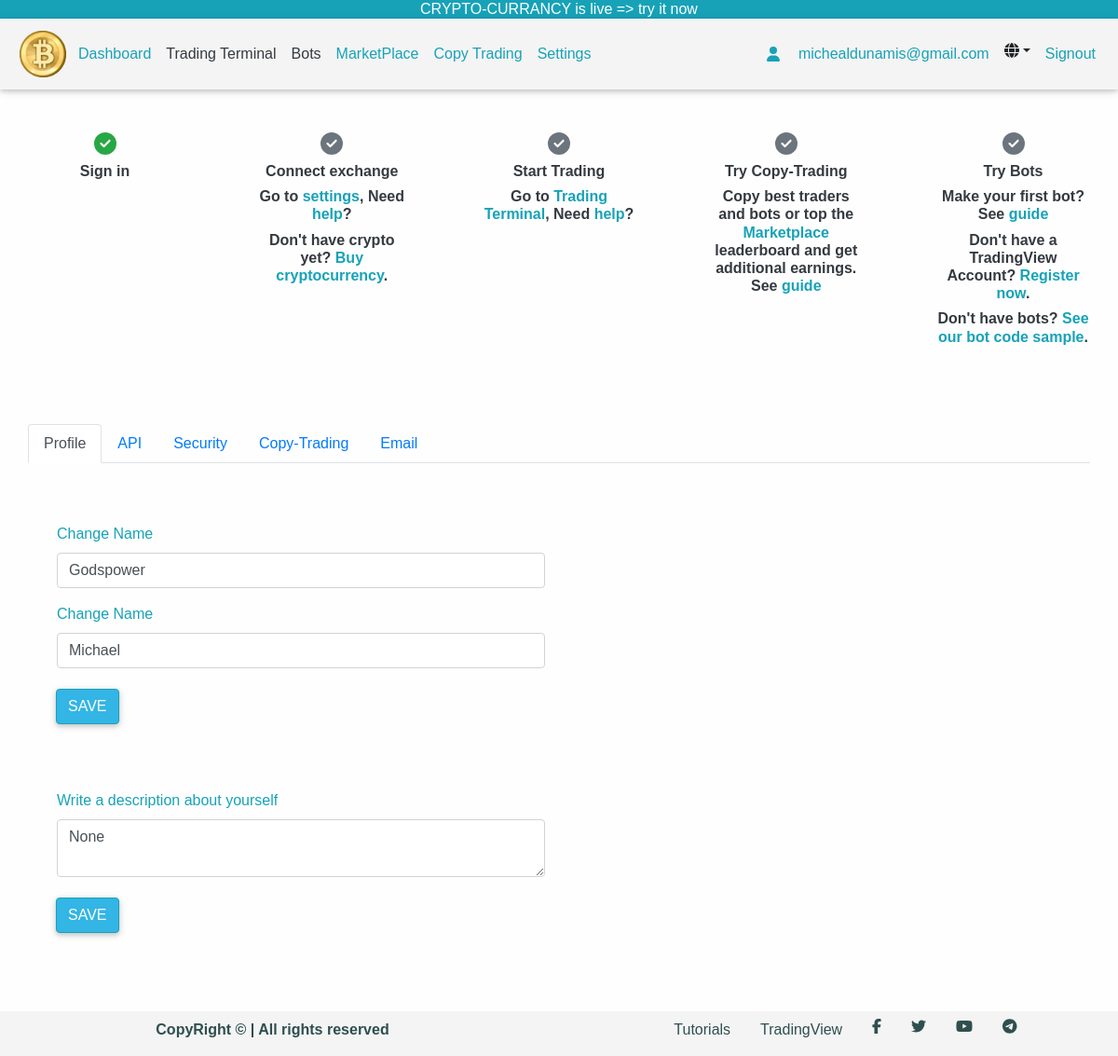
Page /trader/settings/ (signed in) on the earlier database version.
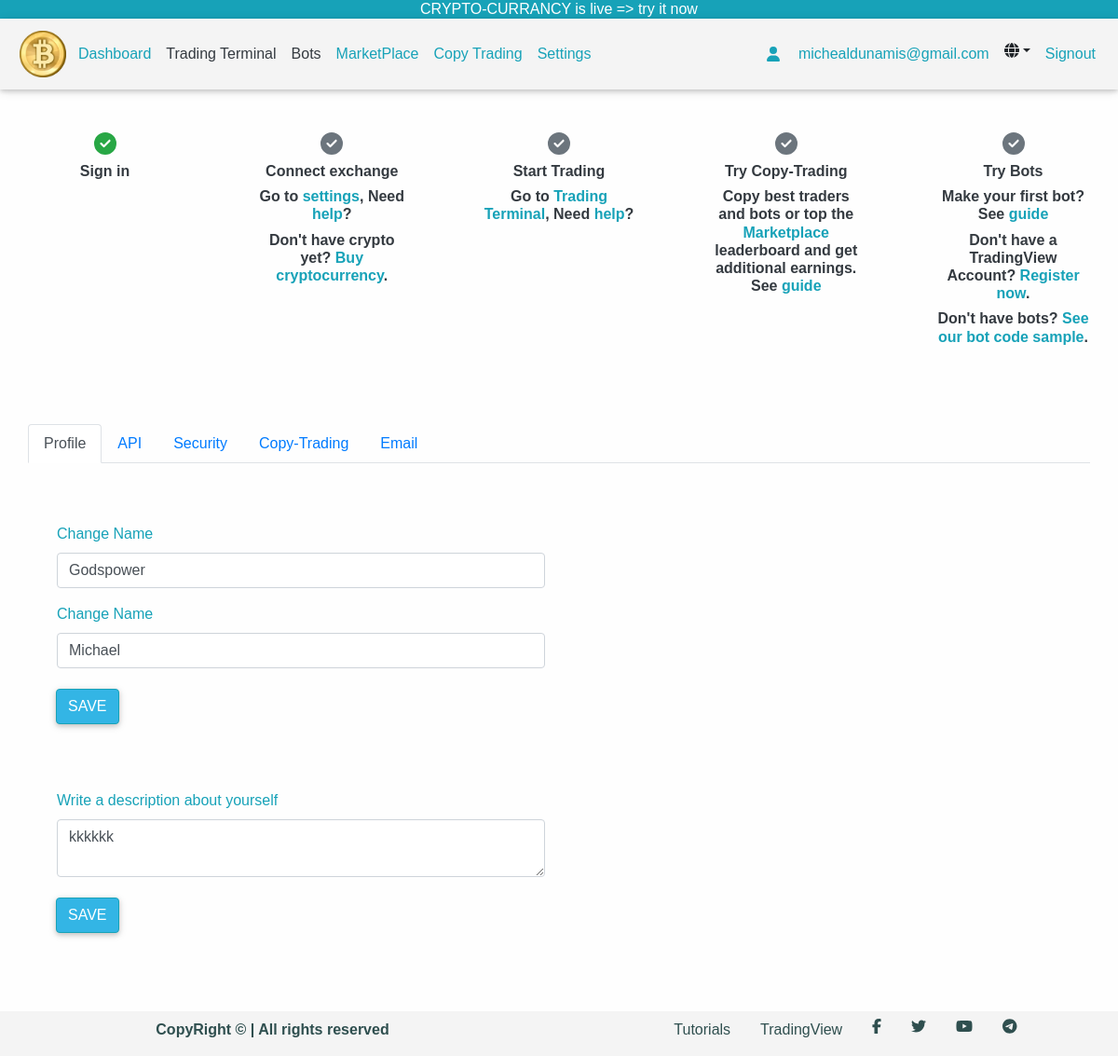
Same page on the later database version.
### accounts/models/user_profile.py (models this page shows, shortened)
class UserProfile(models.Model):
    TRADER = 'trader'
    user = models.OneToOneField(User, on_delete=models.CASCADE)
    is_verified = models.BooleanField(default=False)
    description = models.CharField(max_length=250, null=True, blank=True)
    first_time_signed_in = models.BooleanField(default=False)
    @property
    def get_user_name(self):
        return self.user.username
    @property
    def get_user_first_name(self):
        return self.user.first_name
    @property
    def get_user_last_name(self):
        return self.user.last_name

### trader/views/settings.py (the view)
# urls.py: path('settings/', settings_view, name="settings"),
def settings_view(request):
    context = {}
    user = User.objects.filter(pk=request.user.id).first()
    if user is not None:
        user_profile = UserProfile.objects.get(user=user)
        template_name = "settings.html"
        context['user_profile'] = user_profile
        return render(request, template_name=template_name, context=context)
    else:
        template_name = "login.html"
        return render(request, template_name=template_name, context=context)

### trader/templates/settings.html (shortened to what this page needs)
{% load static %}
<html class="no-js" lang="zxx">
<head>
    <link rel="stylesheet" href="{% static 'css/mdb.min.css' %}">
    <link rel="stylesheet" href="{% static 'css/fontawesome-free.css' %}">
    <link rel="stylesheet" href="{% static 'css/bootstrap.min.css' %}">
    <link rel="stylesheet" href="{% static 'css/swiper.css' %}">
</head>
<body>
    {% include 'navbar.html' %}
    <section class="section">
        <div class="row d-md-flex justify-content-md-between">
            <div class="col-md-2 col-sm-4 p-3">
                <h4 class="text-success text-center"><i class="fas fa-check-circle"></i></h4>
                <h6 class="text-dark text-center bold">Sign in</h6>
            </div>
            <div class="col-md-2 col-sm-4 p-3">
                <h4 class="text-muted text-center"><i class="fas fa-check-circle"></i></h4>
                <h6 class="text-dark text-center bold">Connect exchange</h6>
                <h6 class="text-dark text-center bold">Go to <a href="#!" class="text-info">settings</a>, Need <a href="#!" class="text-info">help</a>?</h6>
                <h6 class="text-dark text-center bold">Don't have crypto yet? <a href="#!" class="text-info"> Buy cryptocurrency</a>.</h6>
            </div>
            <div class="col-md-2 col-sm-4 p-3">
                <h4 class="text-muted text-center"><i class="fas fa-check-circle"></i></h4>
                <h6 class="text-dark text-center bold">Start Trading</h6>
                <h6 class="text-dark text-center bold">Go to <a href="#!" class="text-info">Trading Terminal</a>, Need <a href="#!" class="text-info">help</a>?</h6>
            </div>
            <div class="col-md-2 col-sm-4 p-3">
                <h4 class="text-muted text-center"><i class="fas fa-check-circle"></i></h4>
                <h6 class="text-dark text-center bold">Try Copy-Trading</h6>
                <h6 class="text-dark text-center bold">Copy best traders and bots or
                    top the <a href="#!" class="text-info">Marketplace</a> leaderboard
                    and get additional earnings.
                    See <a href="#!" class="text-info">guide</a></h6>
            </div>
            <div class="col-md-2 col-sm-4 p-3">
                <h4 class="text-muted text-center"><i class="fas fa-check-circle"></i></h4>
                <h6 class="text-dark text-center bold">Try Bots</h6>
                <h6 class="text-dark text-center bold">Make your first bot? See <a href="#!" class="text-info">guide</a></h6>
                <h6 class="text-dark text-center bold"> Don't have a TradingView Account?  <a href="#!" class="text-info"> Register now</a>.</h6>
                <h6 class="text-dark text-center bold"> Don't have bots?  <a href="#!" class="text-info"> See our bot code sample</a>.</h6>
            </div>
        </div>
    </section>
    <section class="section">
        <ul class="nav nav-tabs" role="tablist">
            <li class="nav-item">
                <a href="#ProfileTab" class="nav-link active" data-toggle="tab">Profile</a>
            </li>
            <li class="nav-item">
                <a href="#APITab" class="nav-link" data-toggle="tab">API</a>
            </li>
            <li class="nav-item">
                <a href="#SecurityTab" class="nav-link" data-toggle="tab">Security</a>
            </li>
            <li class="nav-item">
                <a href="#CTTab" class="nav-link" data-toggle="tab">Copy-Trading</a>
            </li>
            <li class="nav-item">
                <a href="#EmailTab" class="nav-link" data-toggle="tab">Email</a>
            </li>
        </ul>
        <div class="tab-content pt-5">
            <div id="ProfileTab" class="tab-pane active">
                <div class="p-2">
                    <form class="p-2" method="post" action="{% url 'user_update' %}">
                        <div class="form-group col-md-6">
                            <label for="fname" class="text-info">Change Name</label>
                            <input class="form-control" type="text" name="first_name" id="fname" value="{{ user_profile.get_user_first_name }}">
                        </div>
                        <div class="form-group col-md-6">
                            <label for="lname" class="text-info">Change Name</label>
                            <input class="form-control" type="text" name="last_name" id="lname" value="{{ user_profile.get_user_last_name }}">
                        </div>
                        <div class="form-group pl-2">
                            <button type="submit" class="btn btn-info">Save</button>
                        </div>
                    </form>
                </div>
                <div class="p-2">
                    <form class="p-2" method="post" action="{% url 'user_update_description' %}">
                        <div class="form-group col-md-6">
                            <label for="description" class="text-info">Write a description about yourself</label>
                            <textarea class="form-control" name="description" id="description" placeholder="description here">{{ user_profile.description }}</textarea>
                        </div>
                        <div class="form-group pl-2">
                            <button type="submit" class="btn btn-info">Save</button>
                        </div>
                    </form>
                </div>
            </div>
        </div>
    </section>
    {% include 'footer.html' %}
</body>
</html>

### trader/templates/navbar.html (shortened to what this page needs)
{% load static %}
    <div class="topalert text-center">
        <h6 class="text-white">CRYPTO-CURRANCY is live => <a href="{% url 'login' %}" class="text-white">try it now</a></h6>
    </div>
    <nav id="navbar" class="navbar navbar-expand-lg justify-content-between bgtransparent">
        <a href="#!" style="margin: 0; padding: 5px; height: 60px;" class="navbar-brand d-flex">
            <div style="width: 50px; height: 50px;">
                <img class="image-fluid" src="{% static 'img/Bitcoin.png' %}">
            </div>
        </a>
        <div class="collapse navbar-collapse d-lg-flex justify-content-lg-between" id="collapsibleNavbar">
            <ul class="navbar-nav">
                <li class="nav-item">
                    <a class="text-info text-bold nav-link" href="{% url 'dashboard' %}">Dashboard</a>
                </li>
                <li class="nav-item">
                    <a class="text-dark text-bold nav-link disabled" href="#!">Trading Terminal</a>
                </li>
                <li class="nav-item">
                    <a class="text-dark text-bold nav-link disabled" href="#!">Bots</a>
                </li>
                <li class="nav-item">
                    <a class="text-info text-bold nav-link" href="{% url 'marketplace' %}">MarketPlace</a>
                </li>
                <li class="nav-item">
                    <a class="text-info text-bold nav-link" href="{% url 'copyTrading' %}">Copy Trading</a>
                </li>
                <li class="nav-item">
                    <a class="text-info text-bold nav-link" href="{% url 'settings' %}">Settings</a>
                </li>
            </ul>
            <ul class="navbar-nav">
                <li class="nav-item m-1">
                    <a class="text-info text-bold nav-link" href="{% url 'profile' %}"><i class="fas fa-user"></i></a>
                </li>
                <li class="nav-item m-2">
                    <span class="text-info text-bold">{{ user_profile.get_user_name }}</span>
                </li>
                <li class="nav-item">
                    <a class="nav-link dropdown-toggle" data-toggle="dropdown"><i class="fas fa-globe"></i></a>
                </li>
                <li class="nav-item">
                    <a class="text-info text-bold nav-link" href="{% url 'logout' %}">Signout</a>
                </li>
            </ul>
        </div>
    </nav>

### trader/templates/footer.html (shortened to what this page needs)
{% load static %}
    <footer id="footer">
        <div class="row d-md-flex justify-content-md-between">
            <div class="col-md-6">
                <h6 style="line-height: 40px;" class="bold text-center text-royal">CopyRight &copy; | All rights reserved</h6>
            </div>
            <div class="col-md-6">
                <ul class="nav d-flex justify-content-center">
                    <li class="nav-item">
                        <a href="#!" class="nav-link text-royal">Tutorials</a>
                    </li>
                    <li class="nav-item">
                        <a href="#!" class="nav-link text-royal">TradingView</a>
                    </li>
                    <li class="nav-item">
                        <a href="#!" class="nav-link text-royal"><i class="fab fa-facebook-f"></i></a>
                    </li>
                    <li class="nav-item">
                        <a href="#!" class="nav-link text-royal"><i class="fab fa-twitter"></i></a>
                    </li>
                    <li class="nav-item">
                        <a href="#!" class="nav-link text-royal"><i class="fab fa-youtube"></i></a>
                    </li>
                        <a href="#!" class="nav-link text-royal"><i class="fab fa-telegram-plane"></i></a>
                </ul>
            </div>
        </div>
    </footer>

### trader/templates/settings.html (style rules this page uses)
.bold { font-weight: bold; }
.text-royal { color: darkslategrey; }
.image-fluid { max-width: 100%; max-height: 100%; display: block; margin: auto; }
html { scroll-behavior: smooth; }
body { margin: 0; padding: 0; font-family: Arial, Helvetica, sans-serif; overflow-x: hidden; background: #fefefe; }
.section { padding: 30px; }

### trader/templates/navbar.html (style rules this page uses)
.topalert { width: 100%; height: 20px; background: #17a2b8; overflow: hiddden; }
#navbar { width: 100%; height: auto; position: sticky; top: 0; left: 0; background: #f4f4f4; z-index: 10; }

### trader/templates/footer.html (style rules this page uses)
#footer { width: 100%; height: auto; background: #f4f4f4; position: absolute; top: end; left: 0; }

Differences in the rows shown:
changed UserProfile "michealdunamis@gmail.com": description "None" → "kkkkkk"
